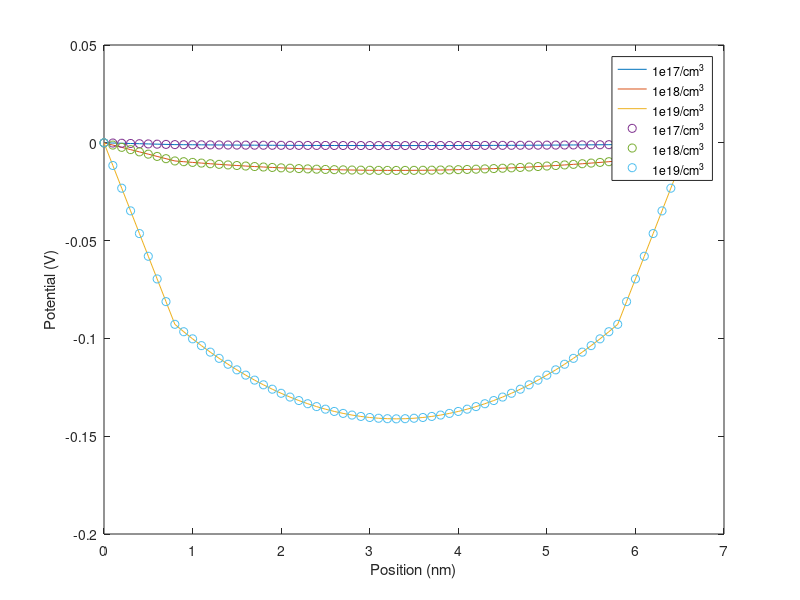

Write the MATLAB code that produced this figure.
clear;

q = 1.602192e-19; % Elementary charge, C
eps0 = 8.854187817e-12; % Vacuum permittivity, F/m
eps_si = 11.7;
eps_ox = 3.9;

Deltax = 0.1e-9; % 0.1 nm spacing
N = 67;
x = Deltax*transpose([0:N-1]); % real space, m
interface1 = 9; % At x=0.8 nm
interface2 = 59; % At x=5.8 nm
Nacc = [1e23 1e24 1e25]; % 1e17, 1e18, 1e19 /cm^3
coef = Deltax*Deltax*q/eps0;
A = zeros(N,N);
A(1,1) = 1;
A(N,N) = 1;

b = zeros(N,1);
X = zeros(N,3);
Analytic = zeros(N,3);

for k = 1:length(Nacc)
    for i = 2:N-1
        if(i < interface1)
            A(i,i-1) = eps_ox;
            A(i,i) = -2*eps_ox;
            A(i,i+1) = eps_ox;
        elseif(i == interface1)
            A(i,i-1) = eps_ox;
            A(i,i) = -eps_ox -eps_si;
            A(i,i+1) = eps_si;
            b(i,1) = coef*Nacc(k)*0.5;
        elseif(i == interface2)
            A(i,i-1) = eps_si;
            A(i,i) = -eps_ox -eps_si;
            A(i,i+1) = eps_ox;
            b(i,1) = coef*Nacc(k)*0.5;
        elseif(i>interface2)
            A(i,i-1) = eps_ox;
            A(i,i) = -2*eps_ox;
            A(i,i+1) = eps_ox;
        else
            A(i,i-1) = eps_si;
            A(i,i) = -2*eps_si;
            A(i,i+1) = eps_si;
            b(i,1) = coef*Nacc(k);
        end
    end
    
    X(:,k) = A\b;  
    
    %Analytic
    for i = 1:interface1
        Analytic(i,k) = x(i)*(-3*0.8e-9*q*Nacc(k)*5e-9/2/(eps0*eps_si)/0.8e-9);
    end
    for i = interface2:N
        Analytic(i,k) = (x(i)-6.6e-9)*(3*0.8e-9*q*Nacc(k)*5e-9/2/(eps0*eps_si)/0.8e-9);
    end
    for i = interface1+1:interface2-1
        Analytic(i,k) = 1/2*q*Nacc(k)/(eps0*eps_si)*(x(i)-0.8e-9-2.5e-9)^2-3*0.8e-9*q*Nacc(k)*5e-9/2/(eps0*eps_si)-q*Nacc(k)/2/(eps0*eps_si)*(5e-9/2)^2;
    end
    
    
 
end

plot(x*1e9,X); hold on;
plot(x*1e9,Analytic,'o');
legend('1e17/cm^3', '1e18/cm^3', '1e19/cm^3','1e17/cm^3', '1e18/cm^3', '1e19/cm^3')
xlabel('Position (nm)')
ylabel('Potential (V)')
